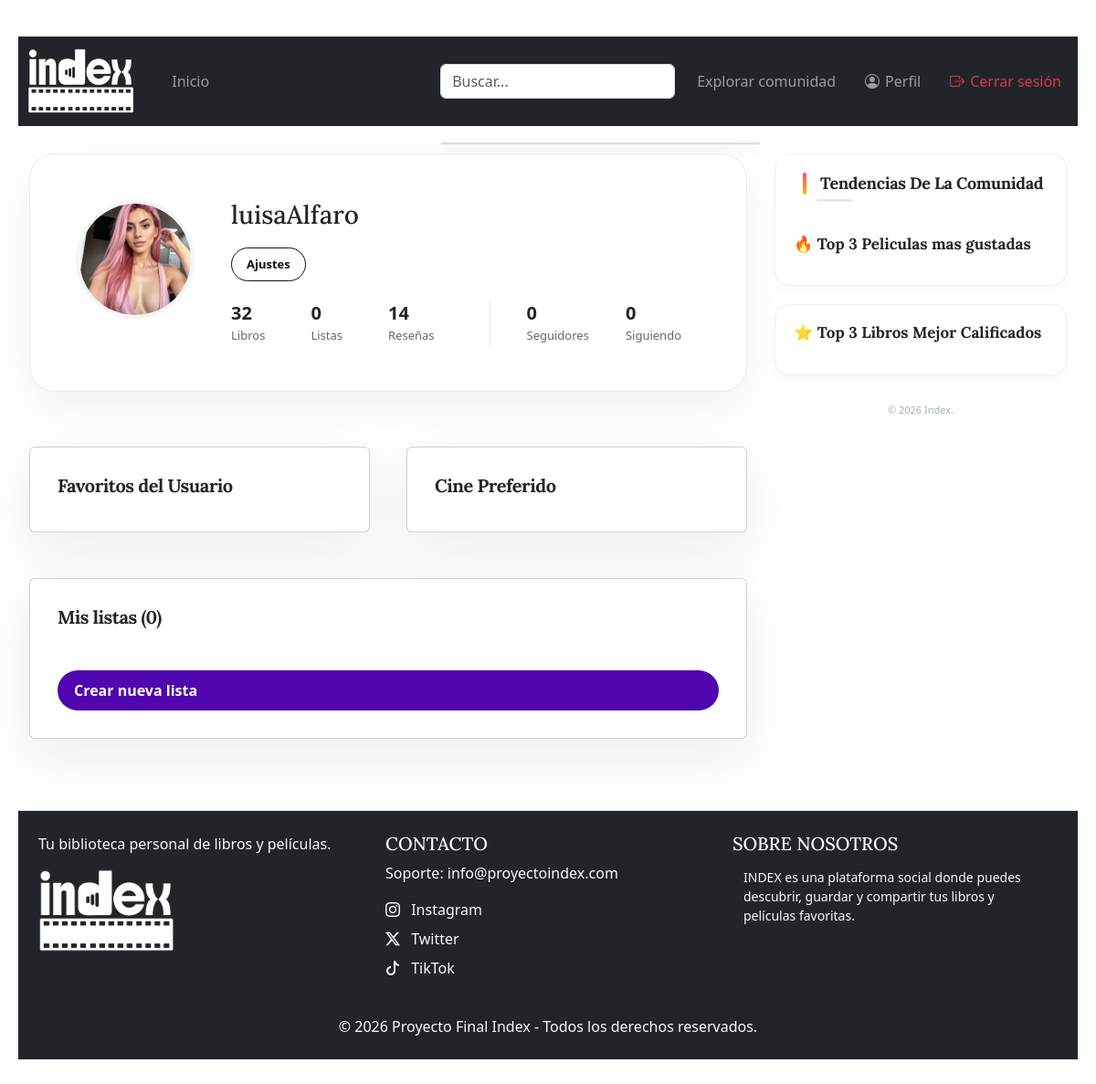
/index.php?ctl=perfil (signed in), run on the app's committed database.
### tables this page shows
CREATE TABLE IF NOT EXISTS `usuarios` (
  `id` int NOT NULL AUTO_INCREMENT,
  `username` varchar(50) NOT NULL,
  `nombre` varchar(100) DEFAULT NULL,
  `apellido` varchar(100) DEFAULT NULL,
  `bio` text,
  `foto` varchar(255) DEFAULT 'web/img/perfil/default.png',
  `email` varchar(150) NOT NULL,
  `contrasena` varchar(200) NOT NULL,
  `rol` enum('admin','usuario') NOT NULL DEFAULT 'usuario',
  `pais` varchar(100) DEFAULT NULL,
  `nivel` int NOT NULL DEFAULT '1',
  `activo` int NOT NULL DEFAULT '0',
  `top_libros` text,
  `top_peliculas` text,
  PRIMARY KEY (`id`),
  UNIQUE KEY `username` (`username`),
  UNIQUE KEY `email_unique` (`email`),
  UNIQUE KEY `username_unique` (`username`)
);

### app/Controllers/UsuarioController.php (called while the page is built, shortened)
<?php
class UsuarioController
{
    private $usuarioModel;
    public function __construct($session)
    {
        $this->usuarioModel = new UsuarioModel();
    }
    public function perfil()
    {
        $idUsuario = $_SESSION['id_usuario'] ?? null;
        $idPerfil = $_GET['id'] ?? $idUsuario;
        $usuario = $this->usuarioModel->obtenerPorId($idPerfil);
        $listasModel = new ListaModel();
        $listas = $listasModel->obtenerListasPorUsuario($idPerfil);
        $numeroListas = count($listas);
        $seguidorModel = new SeguidorModel();
        $seguidores = $seguidorModel->obtenerSeguidores($idPerfil);
        $seguidos   = $seguidorModel->obtenerSeguidos($idPerfil);
        require __DIR__ . '/../templates/perfil.php';
    }
}

### index.php (called while the page is built, shortened)
<?php
require_once __DIR__ . '/app/Models/ListaModel.php';
require_once __DIR__ . '/app/Models/UsuarioModel.php';
require_once __DIR__ . '/app/Models/SeguidorModel.php';
require_once __DIR__ . '/app/Core/Database.php';
require_once __DIR__ . '/app/Controllers/UsuarioController.php';
$session = new SessionManager(
    loginPage: 'index.php?ctl=login',
    timeout: 600
);
$ruta = $_REQUEST['ctl'] ?? 'inicio';
$actionName     = $map[$ruta]['action'];
if (!in_array($ruta, ['login', 'registro', 'recupero', 'reset', 'inicio'])) {
    $session->checkSecurity();
}
$controller = new $controllerName($session);
$controller->$actionName();

### app/Core/Database.php (called while the page is built)
<?php
class Database {
    private static ? PDO $instance = null;
    public static function getConnection(): PDO {
        if (self::$instance === null) {
            $host = getenv('DB_HOST')     ?: 'db';
            $dbname = getenv('DB_DATABASE') ?: 'indexproyecto';
            $user = getenv('DB_USERNAME')   ?: 'root';
            $pass = getenv('DB_PASSWORD')   ?: 'indexLIM_5825.';
            self::$instance = new PDO(
                "mysql:host=$host;dbname=$dbname;charset=utf8mb4",
                $user,
                $pass,
                [
                    PDO::ATTR_ERRMODE => PDO::ERRMODE_EXCEPTION,
                    PDO::ATTR_DEFAULT_FETCH_MODE => PDO::FETCH_ASSOC,
                    PDO::ATTR_EMULATE_PREPARES => false,
                ]
            );
        }
        return self::$instance;
    }
}

### app/Models/UsuarioModel.php (called while the page is built, shortened)
<?php
class UsuarioModel
{
    private $db;
    public function __construct()
    {
$this->db = Database::getConnection();
    }
    public function obtenerPorId($id)
    {
        try {
            $query = "SELECT * FROM usuarios WHERE id = :id LIMIT 1";
            $stmt = $this->db->prepare($query);
            $stmt->bindParam(':id', $id, PDO::PARAM_INT);
            $stmt->execute();
            return $stmt->fetch(PDO::FETCH_ASSOC);
        } catch (PDOException $e) {
            error_log("Error al obtener usuario por ID: " . $e->getMessage());
            return false;
        }
    }
}

### app/Models/ListaModel.php (called while the page is built, shortened)
<?php
require_once dirname(__DIR__) . '/Core/Database.php';
class ListaModel {
public function obtenerListasPorUsuario(int $idUsuario): array
{
    $conexion = Database::getConnection();
    $sql = "SELECT id, nombre, descripcion, tipo, creada_en
            FROM listas
            WHERE id_usuario = ?
            ORDER BY creada_en DESC";
    $stmt = $conexion->prepare($sql);
    $stmt->execute([$idUsuario]);
    return $stmt->fetchAll(PDO::FETCH_ASSOC);
}
}

### app/Models/SeguidorModel.php (called while the page is built, shortened)
<?php
class SeguidorModel
{
    private $db;
    public function __construct()
    {
        $this->db = Database::getConnection();
    }
    public function obtenerSeguidores(int $usuarioId): array
    {
        $sql = "SELECT u.id, u.nombre, u.foto
                FROM seguidores s
                JOIN usuarios u ON u.id = s.seguidor_id
                WHERE s.seguido_id = :id";
        $stmt = $this->db->prepare($sql);
        $stmt->execute([':id' => $usuarioId]);
        return $stmt->fetchAll(PDO::FETCH_ASSOC);
    }
    public function obtenerSeguidos(int $usuarioId): array
    {
        $sql = "SELECT u.id, u.nombre, u.foto
                FROM seguidores s
                JOIN usuarios u ON u.id = s.seguido_id
                WHERE s.seguidor_id = :id";
        $stmt = $this->db->prepare($sql);
        $stmt->execute([':id' => $usuarioId]);
        return $stmt->fetchAll(PDO::FETCH_ASSOC);
    }
}

### app/templates/perfil.php (the view, shortened to what this page needs)
<?php
$fotoPerfil = trim($usuario['foto'] ?? '');
?>
<!DOCTYPE html>
<html lang="es">
<head>
    <link rel="stylesheet" href="web/css/stylePerfil.css">
    <link rel="stylesheet" href="web/css/styleFuentes.css">
</head>
<body class="perfil-page">
<?php include_once __DIR__ . '/../templates/header.php'; ?>
<main class="container-fluid dashboard-layout">
    <section class="feed-principal">
        <section class="perfil-header">
            <div class="perfil-container">
                <div class="perfil-avatar">
                    <img src="<?= htmlspecialchars($fotoPerfil) ?>" alt="Foto de perfil">
                </div>
                <div class="perfil-info">
                    <h2><?= htmlspecialchars($usuario['username']) ?></h2>
                    <div class="perfil-botones">
                        <?php if ($_SESSION['id_usuario'] == $usuario['id']): ?>
                            <a href="index.php?ctl=ajustesPerfil" class="btn-outline">Ajustes</a>
                        <?php endif; ?>
                    </div>
                    <div class="perfil-stats-wrapper">
                        <div class="stats-izquierda">
                            <div><strong>32</strong><span>Libros</span></div>
                            <div><strong><?= $numeroListas ?? 0 ?></strong><span>Listas</span></div>
                            <div><strong>14</strong><span>Reseñas</span></div>
                        </div>
                        <div class="stats-derecha">
                            <a href="index.php?ctl=verSeguidores&id=<?= $usuario['id'] ?>">
                                <strong><?= count($seguidores) ?></strong><span>Seguidores</span>
                            </a>
                            <a href="index.php?ctl=verSeguidos&id=<?= $usuario['id'] ?>">
                                <strong><?= count($seguidos) ?></strong><span>Siguiendo</span>
                            </a>
                        </div>
                    </div>
                </div>
            </div>
        </section>
        <section class="perfil-contenido">
            <div class="bloques-superiores">
                <div class="card">
                    <h3>Favoritos del Usuario</h3>
                </div>
                <div class="card">
                    <h3>Cine Preferido</h3>
                </div>
            </div>
            <div class="card listas">
                <h3>Mis listas (<?= $numeroListas ?? 0 ?>)</h3>
                <?php if ($_SESSION['id_usuario'] == $usuario['id']): ?>
                    <a href="index.php?ctl=crearLista" class="btn-success crear-lista">Crear nueva lista</a>
                <?php endif; ?>
            </div>
        </section>
    </section>
    <aside class="sidebar-tendencias">
        <div class="sticky-sidebar">
            <div class="card-sidebar">
                <h2>Tendencias De La Comunidad</h2><br>
                <h3>🔥 Top 3 Peliculas mas gustadas</h3>
            </div>
            <div class="card-sidebar">
                <h3>⭐ Top 3 Libros Mejor Calificados</h3>
            </div>
            <footer class="footer-mini">
                <p>&copy; 2026 Index.</p>
            </footer>
        </div>
    </aside>
</main>
<?php include_once __DIR__ . '/../templates/footer.php'; ?>
</body>
</html>

### web/css/stylePerfil.css (style rules this page uses)
* { box-sizing: border-box; }
body { margin: 0; font-family: -apple-system, BlinkMacSystemFont, "Segoe UI", sans-serif; background: #e6eaf0; color: #222; }
.perfil-page { max-width: 1400px; margin: 0 auto; padding: 40px 20px; }
.perfil-header { background: #ffffff; border: 1px solid #ececec; border-radius: 28px; padding: 50px; box-shadow: 0 15px 50px rgba(0, 0, 0, 0.06); margin-bottom: 60px; }
.perfil-container { display: flex; gap: 40px; align-items: flex-start; margin-bottom: 0; }
.perfil-avatar img { width: 130px; height: 130px; border-radius: 50%; object-fit: cover; border: 4px solid #f4f5f7; }
.perfil-botones { display: flex; gap: 12px; flex-wrap: wrap; margin-bottom: 20px; }
.perfil-botones a { padding: 8px 16px; border-radius: 999px; font-size: 13px; text-decoration: none; font-weight: 600; transition: 0.2s ease; }
.btn-outline { border: 1px solid #111; color: #111; }
.btn-success { background: #5007af; color: #fff; padding: 10px 18px; border-radius: 999px; text-decoration: none; font-weight: 600; }
.perfil-stats-wrapper { display: flex; align-items: center; gap: 60px; margin-top: 15px; }
.stats-izquierda { display: flex; gap: 50px; }
.stats-izquierda div { display: flex; flex-direction: column; }
.stats-derecha { display: flex; gap: 40px; padding-left: 40px; border-left: 1px solid #e5e5e5; }
.stats-derecha a { display: flex; flex-direction: column; text-decoration: none; color: inherit; }
.perfil-stats-wrapper strong { font-size: 20px; }
.perfil-stats-wrapper span { font-size: 13px; color: #666; }
.bloques-superiores { display: grid; grid-template-columns: 1fr 1fr; gap: 40px; margin-bottom: 50px; }
.card { background: #fdfdfd; border-radius: 20px; padding: 30px; box-shadow: 0 20px 60px rgba(15, 23, 42, 0.08); transition: 0.25s ease; }
.card h3 { font-size: 20px; font-weight: 700; letter-spacing: -0.5px; }
.card.listas .crear-lista { margin-top: 18px; display: inline-block; }
.dashboard-layout { display: grid; grid-template-columns: 1fr 320px; gap: 30px; max-width: 1200px; margin: 30px auto; padding: 0 20px; align-items: start; }
.sidebar-tendencias { position: sticky; top: 85px; }
.card-sidebar { background: #fff; border-radius: 16px; padding: 20px; margin-bottom: 20px; border: 1px solid #eee; box-shadow: 0 4px 12px rgba(0,0,0,0.03); }
.card-sidebar h2 { font-size: 18px; font-weight: 900; color: rgb(33, 37, 41); margin: 0 0 20px 10px; display: flex; align-items: center; gap: 10px; position: relative; letter-spacing: -0.02em; }
.card-sidebar h2::before { content: ''; width: 4px; height: 24px; background: linear-gradient(to bottom, #ff4d6d, #ffb703); border-radius: 10px; margin-right: 5px; }
.card-sidebar h2::after { content: ''; position: absolute; bottom: -8px; left: 15px; width: 40px; height: 3px; background: rgba(33, 37, 41, 0.1); border-radius: 2px; }
.card-sidebar h3 { font-size: 17px; font-weight: 800; color: rgb(33, 37, 41); margin-bottom: 15px; display: flex; align-items: center; gap: 8px; }
.footer-mini { padding: 10px; font-size: 11px; color: #a0aec0; text-align: center; }

### web/css/styleFuentes.css (style rules this page uses)
body { font-family: 'Segoe UI', Roboto, Helvetica, Arial, sans-serif !important; }
h1, h2, h3, h4, h5, h6 { font-family: "Lora", serif !important; font-weight: 600; }

### web/css/styles.css (style rules this page uses)
:root { --primary: #C47A4A; --bg: #FAF8F5; --card-bg: #FFFFFF; --border: #E8E2DA; --text: #2A2A2A; --text-soft: #6F6A63; --radius: 10px; }
* { margin: 0; padding: 0; box-sizing: border-box; }
body { background-color: var(--bg); color: var(--text); line-height: 1.6; min-height: 100vh; display: flex; flex-direction: column; }
main { flex: 1; max-width: 800px; margin: 0 auto; padding: 40px 24px; }

### data on the page
usuarios: foto (picture), username "luisaAlfaro"

### other printed values
$numeroListas "0"
count($seguidores) "0"
count($seguidos) "0"
